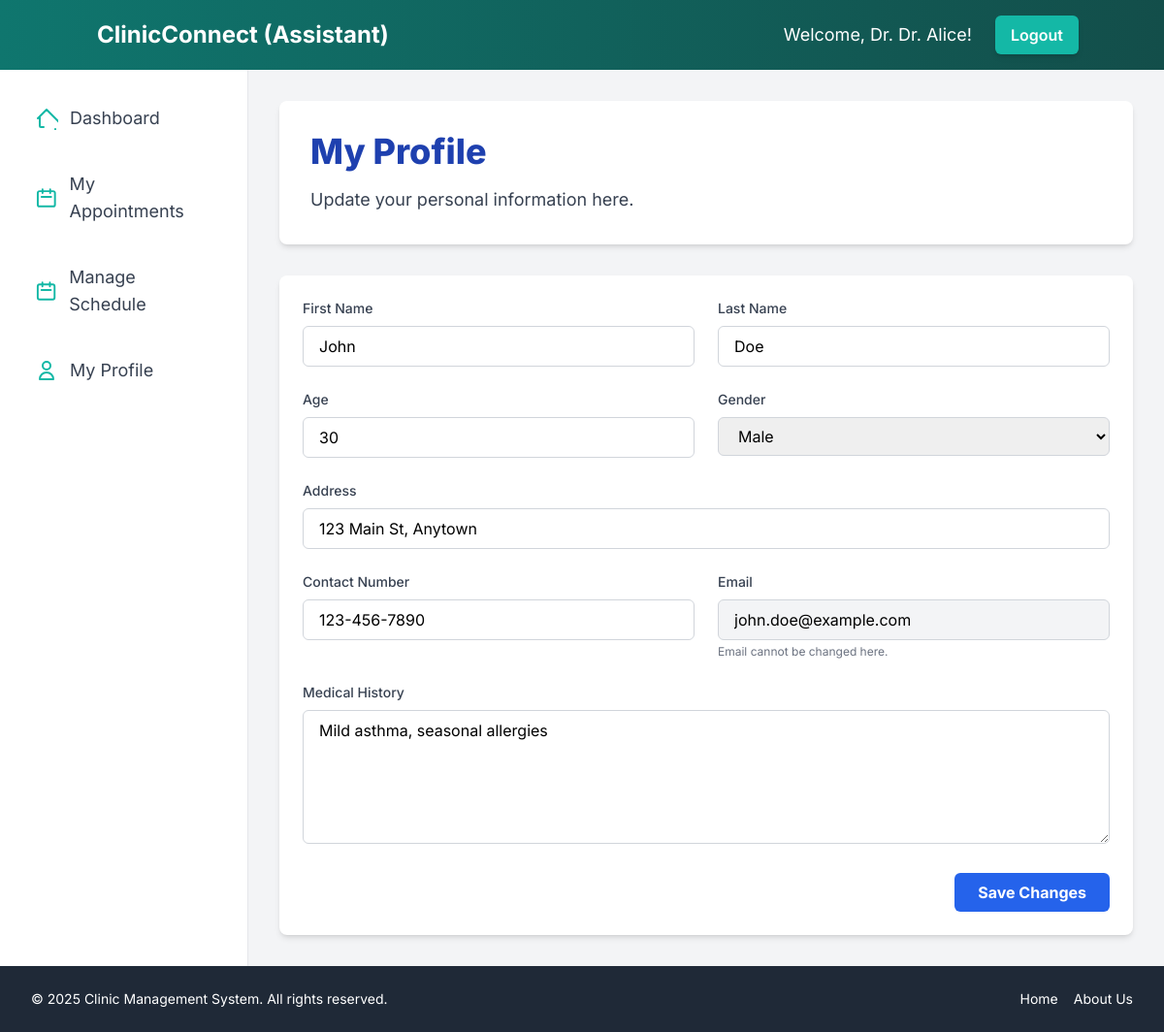
Page /dashboard/patient/profile.php (signed in) on the committed database.
### tables this page shows
CREATE TABLE `assistanttbl` (
  `AssistantID` int(11) NOT NULL,
  `FirstName` varchar(100) NOT NULL,
  `LastName` varchar(100) NOT NULL,
  `Specialization` varchar(100) DEFAULT NULL,
  `SessionFee` decimal(10,2) DEFAULT 0.00,
  `Email` varchar(100) NOT NULL,
  `Password` varchar(255) NOT NULL,
  `CreatedAt` timestamp NOT NULL DEFAULT current_timestamp()
);

CREATE TABLE `patienttbl` (
  `PatientID` int(11) NOT NULL,
  `FirstName` varchar(100) NOT NULL,
  `LastName` varchar(100) NOT NULL,
  `Age` int(3) DEFAULT NULL,
  `Gender` enum('Male','Female','Other') DEFAULT NULL,
  `Address` varchar(255) DEFAULT NULL,
  `ContactNumber` varchar(20) DEFAULT NULL,
  `MedicalHistory` text DEFAULT NULL,
  `Email` varchar(100) NOT NULL,
  `Password` varchar(255) NOT NULL,
  `CreatedAt` timestamp NOT NULL DEFAULT current_timestamp()
);

### dashboard/patient/profile.php (the view, shortened to what this page needs)
<?php
include_once '../../includes/header.php';
$patient_id = $_SESSION['user_id'];
$patient_data = [];
$stmt = $conn->prepare("SELECT FirstName, LastName, Age, Gender, Address, ContactNumber, Email, MedicalHistory FROM PatientTBL WHERE PatientID = ?");
if ($stmt) {
    $stmt->bind_param("i", $patient_id);
    $stmt->execute();
    $result = $stmt->get_result();
    if ($result->num_rows > 0) {
        $patient_data = $result->fetch_assoc();
    } else {
        $message = "Patient data not found.";
        $message_type = 'error';
    }
} else {
    $message = "Database query preparation failed: " . $conn->error;
    $message_type = 'error';
    error_log("Failed to prepare statement for patient profile: " . $conn->error);
}
?>
<div class="bg-white p-8 rounded-lg shadow-md mb-8">
    <h1 class="text-4xl font-extrabold text-blue-800 mb-4">My Profile</h1>
    <p class="text-gray-700 text-lg">Update your personal information here.</p>
</div>
<div class="bg-white p-6 rounded-lg shadow-md">
    <form id="profileUpdateForm" action="../../actions/update_profile.php" method="POST">
        <div class="grid grid-cols-1 md:grid-cols-2 gap-6 mb-6">
            <div>
                <label for="firstName" class="block text-gray-700 text-sm font-medium mb-2">First Name</label>
                <input type="text" id="firstName" name="firstName"
                       class="w-full px-4 py-2 border border-gray-300 rounded-md focus:outline-none focus:ring-2 focus:ring-blue-500"
                       value="<?php echo htmlspecialchars($patient_data['FirstName'] ?? ''); ?>" required>
            </div>
            <div>
                <label for="lastName" class="block text-gray-700 text-sm font-medium mb-2">Last Name</label>
                <input type="text" id="lastName" name="lastName"
                       class="w-full px-4 py-2 border border-gray-300 rounded-md focus:outline-none focus:ring-2 focus:ring-blue-500"
                       value="<?php echo htmlspecialchars($patient_data['LastName'] ?? ''); ?>" required>
            </div>
            <div>
                <label for="age" class="block text-gray-700 text-sm font-medium mb-2">Age</label>
                <input type="number" id="age" name="age"
                       class="w-full px-4 py-2 border border-gray-300 rounded-md focus:outline-none focus:ring-2 focus:ring-blue-500"
                       value="<?php echo htmlspecialchars($patient_data['Age'] ?? ''); ?>" min="0">
            </div>
            <div>
                <label for="gender" class="block text-gray-700 text-sm font-medium mb-2">Gender</label>
                <select id="gender" name="gender"
                        class="w-full px-4 py-2 border border-gray-300 rounded-md focus:outline-none focus:ring-2 focus:ring-blue-500">
                    <option value="Male" <?php echo (isset($patient_data['Gender']) && $patient_data['Gender'] == 'Male') ? 'selected' : ''; ?>>Male</option>
                </select>
            </div>
            <div class="md:col-span-2">
                <label for="address" class="block text-gray-700 text-sm font-medium mb-2">Address</label>
                <input type="text" id="address" name="address"
                       class="w-full px-4 py-2 border border-gray-300 rounded-md focus:outline-none focus:ring-2 focus:ring-blue-500"
                       value="<?php echo htmlspecialchars($patient_data['Address'] ?? ''); ?>">
            </div>
            <div>
                <label for="contactNumber" class="block text-gray-700 text-sm font-medium mb-2">Contact Number</label>
                <input type="text" id="contactNumber" name="contactNumber"
                       class="w-full px-4 py-2 border border-gray-300 rounded-md focus:outline-none focus:ring-2 focus:ring-blue-500"
                       value="<?php echo htmlspecialchars($patient_data['ContactNumber'] ?? ''); ?>">
            </div>
            <div>
                <label for="email" class="block text-gray-700 text-sm font-medium mb-2">Email</label>
                <input type="email" id="email" name="email"
                       class="w-full px-4 py-2 border border-gray-300 rounded-md bg-gray-100 cursor-not-allowed"
                       value="<?php echo htmlspecialchars($patient_data['Email'] ?? ''); ?>" readonly>
                <p class="text-xs text-gray-500 mt-1">Email cannot be changed here.</p>
            </div>
            <div class="md:col-span-2">
                <label for="medicalHistory" class="block text-gray-700 text-sm font-medium mb-2">Medical History</label>
                <textarea id="medicalHistory" name="medicalHistory" rows="5"
                          class="w-full px-4 py-2 border border-gray-300 rounded-md focus:outline-none focus:ring-2 focus:ring-blue-500 resize-y"><?php echo htmlspecialchars($patient_data['MedicalHistory'] ?? ''); ?></textarea>
            </div>
        </div>
        <div class="flex justify-end space-x-4">
            <button type="submit"
                    class="bg-blue-600 hover:bg-blue-700 text-white font-bold py-2 px-6 rounded-md focus:outline-none focus:ring-2 focus:ring-blue-500 focus:ring-opacity-50 transition duration-300 ease-in-out">
                Save Changes
            </button>
        </div>
    </form>
</div>
<?php
include_once '../../includes/footer.php';
?>

### includes/header.php (shortened to what this page needs)
<?php
require_once $_SERVER['DOCUMENT_ROOT'] . '/clinic-management/config/db_connection.php';
$user_id = $_SESSION['user_id'];
$user_role = $_SESSION['user_role'];
$user_name = "User";
$dashboard_base_path = "";
$nav_color_from = "";
$nav_color_to = "";
$accent_color = "";
switch ($user_role) {
    case 'assistant':
        $stmt = $conn->prepare("SELECT FirstName FROM AssistantTBL WHERE AssistantID = ?");
        $stmt->bind_param("i", $user_id);
        $stmt->execute();
        $result = $stmt->get_result();
        if ($result->num_rows > 0) {
            $row = $result->fetch_assoc();
            $user_name = $row['FirstName'];
        }
        $dashboard_base_path = "/clinic-management/dashboard/assistant";
        $nav_color_from = "from-teal-700";
        $nav_color_to = "to-teal-900";
        $accent_color = "text-teal-500";
        $hover_bg_color = "hover:bg-teal-100";
        $hover_text_color = "hover:text-teal-700";
        $btn_color = "bg-teal-500 hover:bg-teal-600";
        $welcome_prefix = "Welcome, Dr. ";
        break;
}
?>
<!DOCTYPE html>
<html lang="en">
<head>
    <script src="https://cdn.tailwindcss.com"></script>
</head>
<body class="bg-gray-100 font-inter">
    <div class="flex flex-col min-h-screen">
        <nav class="bg-gradient-to-r <?php echo $nav_color_from; ?> <?php echo $nav_color_to; ?> p-4 shadow-lg">
            <div class="container mx-auto flex justify-between items-center">
                <a href="<?php echo $dashboard_base_path; ?>/index.php" class="text-white text-2xl font-bold rounded-lg px-3 py-1 <?php echo str_replace('bg-', 'hover:bg-', $nav_color_from); ?> transition duration-300">
                    ClinicConnect (<?php echo ucfirst($user_role); ?>)
                </a>
                <div class="flex items-center space-x-4 sm:space-x-6">
                    <span class="text-white text-base sm:text-lg hidden sm:inline">
                        <?php echo $welcome_prefix . htmlspecialchars($user_name); ?>!
                    </span>
                    <a href="/clinic-management/actions/logout.php"
                       class="<?php echo $btn_color; ?> text-white font-semibold py-2 px-4 rounded-md shadow-md transition duration-300 ease-in-out">
                        Logout
                    </a>
                </div>
            </div>
        </nav>
        <div class="flex flex-1">
            <aside class="w-64 bg-white p-6 shadow-xl border-r border-gray-200 hidden sm:block">
                <nav>
                    <ul>
                        <?php if ($user_role === 'patient'): ?>
                            <li class="mb-4">
                                <a href="<?php echo $dashboard_base_path; ?>/index.php"
                                   class="flex items-center p-3 text-lg text-gray-700 <?php echo $hover_bg_color; ?> <?php echo $hover_text_color; ?> rounded-md transition duration-200 ease-in-out">
                                    <svg class="w-6 h-6 mr-3 <?php echo $accent_color; ?>" fill="none" stroke="currentColor" viewBox="0 0 24 24" xmlns="http://www.w3.org/2000/svg"><path stroke-linecap="round" stroke-linejoin="round" stroke-width="2" d="M3 12l2-2m0 0l7-7 7 7M5 10v10a1 1 0 001 1h3m10-11l2 2m0 0l7 7m-1 7v-3m-6 3v-3m-8 3h3m-6 0h3"></path></svg>
                                    Dashboard
                                </a>
                            </li>
                            <li class="mb-4">
                                <a href="<?php echo $dashboard_base_path; ?>/appointments.php"
                                   class="flex items-center p-3 text-lg text-gray-700 <?php echo $hover_bg_color; ?> <?php echo $hover_text_color; ?> rounded-md transition duration-200 ease-in-out">
                                    <svg class="w-6 h-6 mr-3 <?php echo $accent_color; ?>" fill="none" stroke="currentColor" viewBox="0 0 24 24" xmlns="http://www.w3.org/2000/svg"><path stroke-linecap="round" stroke-linejoin="round" stroke-width="2" d="M8 7V3m8 4V3m-9 8h10M5 21h14a2 2 0 002-2V7a2 2 0 00-2-2H5a2 2 0 00-2 2v12a2 2 0 002 2z"></path></svg>
                                    My Appointments
                                </a>
                            </li>
                            <li class="mb-4">
                                <a href="<?php echo $dashboard_base_path; ?>/create_appointment.php"
                                   class="flex items-center p-3 text-lg text-gray-700 <?php echo $hover_bg_color; ?> <?php echo $hover_text_color; ?> rounded-md transition duration-200 ease-in-out">
                                    <svg class="w-6 h-6 mr-3 <?php echo $accent_color; ?>" fill="none" stroke="currentColor" viewBox="0 0 24 24" xmlns="http://www.w3.org/2000/svg"><path stroke-linecap="round" stroke-linejoin="round" stroke-width="2" d="M12 9v3m0 0v3m0-3h3m-3 0H9m12 0a9 9 0 11-18 0 9 9 0 0118 0z"></path></svg>
                                    Book Appointment
                                </a>
                            </li>
                            <li class="mb-4">
                                <a href="<?php echo $dashboard_base_path; ?>/history.php"
                                   class="flex items-center p-3 text-lg text-gray-700 <?php echo $hover_bg_color; ?> <?php echo $hover_text_color; ?> rounded-md transition duration-200 ease-in-out">
                                    <svg class="w-6 h-6 mr-3 <?php echo $accent_color; ?>" fill="none" stroke="currentColor" viewBox="0 0 24 24" xmlns="http://www.w3.org/2000/svg"><path stroke-linecap="round" stroke-linejoin="round" stroke-width="2" d="M9 5H7a2 2 0 00-2 2v12a2 2 0 002 2h10a2 2 0 002-2V7a2 2 0 00-2-2h-2M9 5a2 2 0 002 2h2a2 2 0 002-2M9 5a2 2 0 012-2h2a2 2 0 012 2m-3 7h3m-3 4h3m-6-4h.01M9 16h.01"></path></svg>
                                    Medical History
                                </a>
                            </li>
                            <li class="mb-4">
                                <a href="<?php echo $dashboard_base_path; ?>/profile.php"
                                   class="flex items-center p-3 text-lg text-gray-700 <?php echo $hover_bg_color; ?> <?php echo $hover_text_color; ?> rounded-md transition duration-200 ease-in-out">
                                    <svg class="w-6 h-6 mr-3 <?php echo $accent_color; ?>" fill="none" stroke="currentColor" viewBox="0 0 24 24" xmlns="http://www.w3.org/2000/svg"><path stroke-linecap="round" stroke-linejoin="round" stroke-width="2" d="M16 7a4 4 0 11-8 0 4 4 0 018 0zM12 14a7 7 0 00-7 7h14a7 7 0 00-7-7z"></path></svg>
                                    My Profile
                                </a>
                            </li>
                        <?php elseif ($user_role === 'assistant'): ?>
                            <li class="mb-4">
                                <a href="<?php echo $dashboard_base_path; ?>/index.php"
                                   class="flex items-center p-3 text-lg text-gray-700 <?php echo $hover_bg_color; ?> <?php echo $hover_text_color; ?> rounded-md transition duration-200 ease-in-out">
                                    <svg class="w-6 h-6 mr-3 <?php echo $accent_color; ?>" fill="none" stroke="currentColor" viewBox="0 0 24 24" xmlns="http://www.w3.org/2000/svg"><path stroke-linecap="round" stroke-linejoin="round" stroke-width="2" d="M3 12l2-2m0 0l7-7 7 7M5 10v10a1 1 0 001 1h3m10-11l2 2m0 0l7 7m-1 7v-3m-6 3v-3m-8 3h3m-6 0h3"></path></svg>
                                    Dashboard
                                </a>
                            </li>
                            <li class="mb-4">
                                <a href="<?php echo $dashboard_base_path; ?>/appointments.php"
                                   class="flex items-center p-3 text-lg text-gray-700 <?php echo $hover_bg_color; ?> <?php echo $hover_text_color; ?> rounded-md transition duration-200 ease-in-out">
                                    <svg class="w-6 h-6 mr-3 <?php echo $accent_color; ?>" fill="none" stroke="currentColor" viewBox="0 0 24 24" xmlns="http://www.w3.org/2000/svg"><path stroke-linecap="round" stroke-linejoin="round" stroke-width="2" d="M8 7V3m8 4V3m-9 8h10M5 21h14a2 2 0 002-2V7a2 2 0 00-2-2H5a2 2 0 00-2 2v12a2 2 0 002 2z"></path></svg>
                                    My Appointments
                                </a>
                            </li>
                            <li class="mb-4">
                                <a href="<?php echo $dashboard_base_path; ?>/schedule.php"
                                   class="flex items-center p-3 text-lg text-gray-700 <?php echo $hover_bg_color; ?> <?php echo $hover_text_color; ?> rounded-md transition duration-200 ease-in-out">
                                    <svg class="w-6 h-6 mr-3 <?php echo $accent_color; ?>" fill="none" stroke="currentColor" viewBox="0 0 24 24" xmlns="http://www.w3.org/2000/svg"><path stroke-linecap="round" stroke-linejoin="round" stroke-width="2" d="M8 7V3m8 4V3m-9 8h10M5 21h14a2 2 0 002-2V7a2 2 0 00-2-2H5a2 2 0 00-2 2v12a2 2 0 002 2z"></path></svg>
                                    Manage Schedule
                                </a>
                            </li>
                            <li class="mb-4">
                                <a href="<?php echo $dashboard_base_path; ?>/profile.php"
                                   class="flex items-center p-3 text-lg text-gray-700 <?php echo $hover_bg_color; ?> <?php echo $hover_text_color; ?> rounded-md transition duration-200 ease-in-out">
                                    <svg class="w-6 h-6 mr-3 <?php echo $accent_color; ?>" fill="none" stroke="currentColor" viewBox="0 0 24 24" xmlns="http://www.w3.org/2000/svg"><path stroke-linecap="round" stroke-linejoin="round" stroke-width="2" d="M16 7a4 4 0 11-8 0 4 4 0 018 0zM12 14a7 7 0 00-7 7h14a7 7 0 00-7-7z"></path></svg>
                                    My Profile
                                </a>
                            </li>
                        <?php endif; ?>
                    </ul>
                </nav>
            </aside>
            <main class="flex-1 p-8 bg-gray-100 main-content">

### includes/header.php (style rules this page uses)
html, body { height: 100%; }
body { display: flex; flex-direction: column; font-family: 'Inter', sans-serif; }
.main-content { flex-grow: 1; }

### rows in the picture
assistanttbl: FirstName "Dr. Alice"
patienttbl: firstName "John", lastName "Doe", age "30", gender "Male", address "123 Main St, Anytown", contactNumber "123-456-7890", email "john.doe@example.com", medicalHistory "Mild asthma, seasonal allergies"

### other values in the picture
$user_role "Assistant"
$welcome_prefix "Welcome, Dr."
